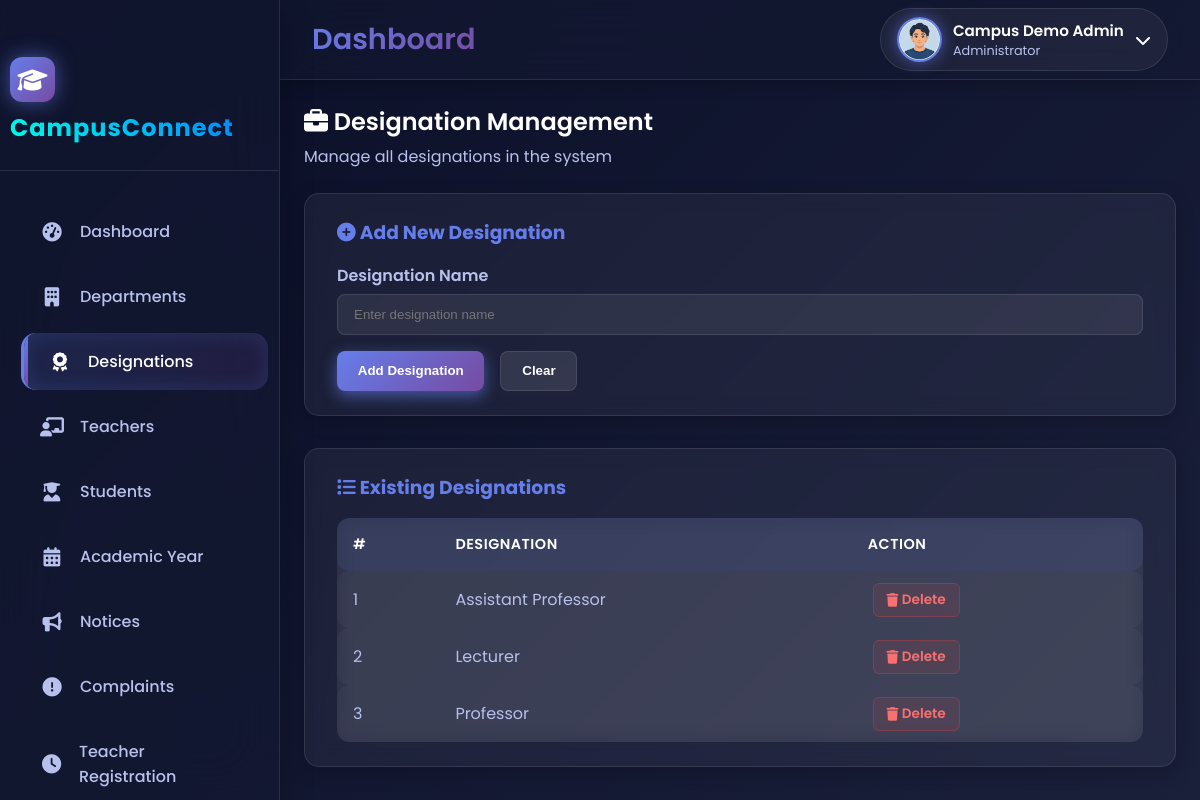
The page /Admin/Designation.php (signed in) on the database its author committed.
### tables this page shows
CREATE TABLE `tbl_designation` (
  `designation_id` int(10) NOT NULL,
  `designation_name` varchar(30) NOT NULL
);

### Admin/Designation.php (the view, shortened to what this page needs)
<?php
include("../Includes/AdminHeader.php");
?>
<div class="main-content">
  <div class="page-header">
    <h2><i class="fas fa-briefcase"></i> Designation Management</h2>
    <p>Manage all designations in the system</p>
  </div>
  <div class="form-card">
    <h3><i class="fas fa-plus-circle"></i> Add New Designation</h3>
    <form method="post">
      <div class="form-group">
        <label for="txt_des">Designation Name</label>
        <input type="text" name="txt_des" id="txt_des" placeholder="Enter designation name" required>
      </div>
      <div class="button-group">
        <input type="submit" name="btn_save" value="Add Designation" class="btn-primary">
        <input type="reset" value="Clear" class="btn-secondary">
      </div>
    </form>
  </div>
  <div class="table-card">
    <h3><i class="fas fa-list"></i> Existing Designations</h3>
    <table class="glass-table">
      <thead>
        <tr>
          <th>#</th>
          <th>Designation</th>
          <th>Action</th>
        </tr>
      </thead>
      <tbody>
        <?php
        $i = 0;
        $selqry = "SELECT * FROM tbl_designation ORDER BY designation_name ASC";
        $rows = $con->query($selqry);
        if ($rows->num_rows > 0) {
            while ($data = $rows->fetch_assoc()) {
                $i++;
                echo "
<tr>
    <td>$i</td>
    <td>" . htmlspecialchars($data['designation_name']) . "</td>
    <td>
        <a href='Designation.php?delID=" . $data['designation_id'] . "'
           class='action-link delete-link'
           onclick='return confirm(\"Are you sure you want to delete this designation?\");'>
            <i class='fas fa-trash'></i> Delete
        </a>
    </td>
</tr>";
            }
        } else {
            echo "<tr><td colspan='3' class='no-data'>No designations found.</td></tr>";
        }
        ?>
      </tbody>
    </table>
  </div>
</div>
</body>
</html>

### Includes/AdminHeader.php (shortened to what this page needs)
<?php
$user_name  = 'Administrator';
$user_role  = 'Administrator';
$photo_path = "../Assets/Files/Admin/default.png";
if(isset($_SESSION['admin_id'])) {
    $uid = $_SESSION['admin_id'];
    $qry = "SELECT admin_name AS name, admin_photo AS photo
            FROM tbl_admin WHERE admin_id='$uid'";
    $res = $con->query($qry);
    if($res && $row = $res->fetch_assoc()) {
        $user_name = $row['name'];
        $photo     = $row['photo'] ?: 'default.png';
        $photo_path = "../Assets/Files/Admin/" . $photo;
    }
}
?>
<!DOCTYPE html>
<html lang="en">
<head>
<link rel="stylesheet" href="https://cdnjs.cloudflare.com/ajax/libs/font-awesome/6.4.0/css/all.min.css">
<link rel="stylesheet" href="../Assets/CSS/universal.css">
</head>
<body>
<div class="animated-gradient-bg"></div>
<div id="particles-background"></div>
<header class="main-header">
    <div class="header-left">
        <div class="header-title">
            <h1><?php echo $page_title ?? 'Dashboard'; ?></h1>
        </div>
    </div>
    <div class="header-right">
        <div class="user-profile" id="profileTrigger">
            <img src="<?php echo htmlspecialchars($photo_path); ?>" alt="User" class="user-avatar">
            <div class="user-info">
                <h4><?php echo htmlspecialchars($user_name); ?></h4>
                <p><?php echo htmlspecialchars($user_role); ?></p>
            </div>
            <i class="fas fa-chevron-down"></i>
        </div>
    </div>
</header>
</body>
</html>

### Includes/AdminHeader.php (style rules this page uses)
.user-profile { display: flex; align-items: center; gap: 0.7rem; cursor: pointer; }
.user-avatar { width: 45px; height: 45px; border-radius: 50%; object-fit: cover; border: 2px solid var(--gradient-1); }
.user-info h4 { margin: 0; color: var(--text-primary); font-size: 0.95rem; }
.user-info p { margin: 0; font-size: 0.8rem; color: var(--text-secondary); }

### Admin/Designation.php (style rules this page uses)
.main-content { padding: 1.5rem; }
.page-header { margin-bottom: 1.5rem; }
.page-header h2 { font-size: 1.5rem; font-weight: 600; color: var(--text-primary); }
.page-header p { color: var(--text-secondary); margin-top: 0.3rem; }
.form-card { background: rgba(255,255,255,0.05); border: 1px solid var(--border-glass); border-radius: 15px; padding: 1.5rem 2rem; backdrop-filter: blur(10px); box-shadow: 0 5px 20px rgba(0,0,0,0.2); margin-bottom: 2rem; color: var(--text-primary); }
.form-card h3 { margin-bottom: 1rem; color: var(--gradient-1); }
.form-group { margin-bottom: 1rem; }
.form-group label { display: block; margin-bottom: 0.4rem; font-weight: 600; color: var(--text-secondary); }
.form-group input[type="text"] { width: 100%; padding: 0.75rem 1rem; border-radius: 8px; border: 1px solid var(--border-glass); background: rgba(255,255,255,0.08); color: var(--text-primary); outline: none; transition: all 0.3s ease; }
.button-group { display: flex; justify-content: flex-start; gap: 1rem; }
.btn-primary, .btn-secondary { border: none; padding: 0.7rem 1.3rem; border-radius: 8px; font-weight: 600; cursor: pointer; transition: 0.3s; }
.btn-primary { background: linear-gradient(135deg, #667eea, #764ba2); color: #fff; }
.btn-secondary { background: rgba(255,255,255,0.1); color: var(--text-primary); border: 1px solid var(--border-glass); }
.table-card { background: rgba(255,255,255,0.05); border: 1px solid var(--border-glass); border-radius: 15px; padding: 1.5rem 2rem; backdrop-filter: blur(10px); box-shadow: 0 5px 20px rgba(0,0,0,0.2); }
.table-card h3 { color: var(--gradient-1); margin-bottom: 1rem; }
.glass-table { width: 100%; border-collapse: collapse; }
.glass-table th, .glass-table td { padding: 0.9rem; text-align: left; border-bottom: 1px solid rgba(255,255,255,0.1); color: var(--text-primary); }
.glass-table th { background: rgba(255,255,255,0.08); font-weight: 600; color: var(--gradient-1); }
.action-link.delete-link { margin: 0 5px; padding: 0.4rem 0.8rem; border-radius: 6px; text-decoration: none; font-weight: 600; font-size: 0.85rem; transition: 0.3s ease; background: rgba(239,68,68,0.1); color: #f87171; border: 1px solid rgba(239,68,68,0.3); }

### rows shown on the page
tbl_designation: designation_name "Assistant Professor"
tbl_designation: designation_name "Lecturer"
tbl_designation: designation_name "Professor"

### other values the page prints
$page_title "Dashboard"
$user_name "Campus Demo Admin"
$user_role "Administrator"
$item['label'] "Dashboard"
$item['label'] "Departments"
$item['label'] "Designations"
$item['label'] "Teachers"
$item['label'] "Students"
$item['label'] "Academic Year"
$item['label'] "Notices"
$item['label'] "Complaints"
$item['label'] "Teacher Registration"
